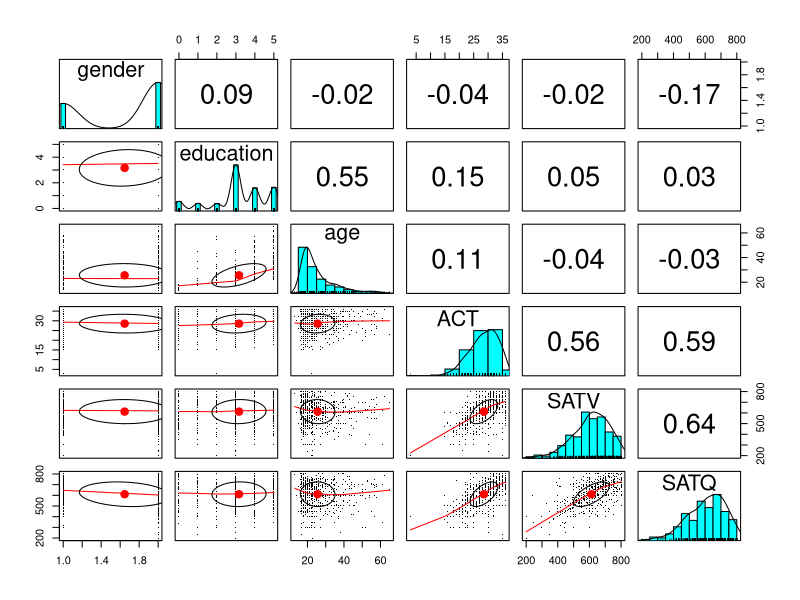

Generate this figure with R: (Note: this script raises an error after producing the figure.)
### R code from vignette source 'overview.Rnw'

###################################################
### code chunk number 1: overview.Rnw:325-328
###################################################
library(psych)
data(sat.act) 
describe(sat.act)  #basic descriptive statistics


###################################################
### code chunk number 2: overview.Rnw:335-337
###################################################
 #basic descriptive statistics by a grouping variable.
describeBy(sat.act,sat.act$gender,skew=FALSE,ranges=FALSE)


###################################################
### code chunk number 3: overview.Rnw:345-348
###################################################
sa.mat <- describeBy(sat.act,list(sat.act$gender,sat.act$education),
 skew=FALSE,ranges=FALSE,mat=TRUE)
headTail(sa.mat)


###################################################
### code chunk number 4: overview.Rnw:359-363
###################################################
x <- matrix(1:120,ncol=10,byrow=TRUE)
colnames(x) <- paste('V',1:10,sep='')
new.x <- scrub(x,3:5,min=c(30,40,50),max=70,isvalue=45,newvalue=NA)
new.x


###################################################
### code chunk number 5: pairspanels
###################################################
png( 'pairspanels.png' )
pairs.panels(sat.act,pch='.')
dev.off()


###################################################
### code chunk number 6: affect
###################################################
png('affect.png')
pairs.panels(affect[14:17],bg=c("red","black","white","blue")[affect$Film],pch=21,
     main="Affect varies by movies ")
dev.off()


###################################################
### code chunk number 7: overview.Rnw:430-432
###################################################
data(epi.bfi)
error.bars.by(epi.bfi[,6:10],epi.bfi$epilie<4)


###################################################
### code chunk number 8: overview.Rnw:445-447
###################################################
error.bars.by(sat.act[5:6],sat.act$gender,bars=TRUE,
        labels=c("Male","Female"),ylab="SAT score",xlab="")


###################################################
### code chunk number 9: overview.Rnw:463-472
###################################################
op <- par(mfrow=c(1,2))
  data(affect)
colors <- c("black","red","white","blue")
 films <- c("Sad","Horror","Neutral","Happy")
affect.stats <- errorCircles("EA2","TA2",data=affect,group="Film",labels=films,xlab="Energetic Arousal",ylab="Tense Arousal",ylim=c(10,22),xlim=c(8,20),pch=16,cex=2,col=colors,
  main =' Movies effect on arousal')
 errorCircles("PA2","NA2",data=affect.stats,labels=films,xlab="Positive Affect",ylab="Negative Affect",pch=16,cex=2,col=colors,
   main ="Movies effect on affect")
op <- par(mfrow=c(1,1))


###################################################
### code chunk number 10: overview.Rnw:486-488
###################################################
data(bfi)
with(bfi,{bi.bars(age,gender,ylab="Age",main="Age by males and females")})


###################################################
### code chunk number 11: overview.Rnw:502-503
###################################################
lowerCor(sat.act)


###################################################
### code chunk number 12: overview.Rnw:510-516
###################################################
female <- subset(sat.act,sat.act$gender==2)
 male <- subset(sat.act,sat.act$gender==1)
lower <- lowerCor(male[-1])
upper <- lowerCor(female[-1])
both <- lowerUpper(lower,upper)
round(both,2)


###################################################
### code chunk number 13: overview.Rnw:522-524
###################################################
diffs <-  lowerUpper(lower,upper,diff=TRUE)
round(diffs,2)


###################################################
### code chunk number 14: corplot.png
###################################################
png('corplot.png')
cor.plot(Thurstone,numbers=TRUE,main="9 cognitive variables from Thurstone")
dev.off()


###################################################
### code chunk number 15: circplot.png
###################################################
png('circplot.png')
circ <- sim.circ(24)
r.circ <- cor(circ)
cor.plot(r.circ,main='24 variables in a circumplex')
dev.off()


###################################################
### code chunk number 16: spider.png
###################################################
png('spider.png')
op<- par(mfrow=c(2,2))
spider(y=c(1,6,12,18),x=1:24,data=r.circ,fill=TRUE,main="Spider plot of 24 circumplex variables")
op <- par(mfrow=c(1,1))
dev.off()


###################################################
### code chunk number 17: overview.Rnw:591-592
###################################################
corr.test(sat.act)


###################################################
### code chunk number 18: overview.Rnw:603-604
###################################################
r.test(50,.3)


###################################################
### code chunk number 19: overview.Rnw:610-611
###################################################
r.test(30,.4,.6)


###################################################
### code chunk number 20: overview.Rnw:618-619
###################################################
r.test(103,.4,.5,.1)


###################################################
### code chunk number 21: overview.Rnw:625-626
###################################################
r.test(103,.5,.6,.7,.5,.5,.8)  #steiger Case B 


###################################################
### code chunk number 22: overview.Rnw:634-635
###################################################
cortest(sat.act)


###################################################
### code chunk number 23: overview.Rnw:646-647
###################################################
draw.tetra()


###################################################
### code chunk number 24: overview.Rnw:666-667
###################################################
set.cor(y = 5:9,x=1:4,data=Thurstone)


###################################################
### code chunk number 25: overview.Rnw:674-676
###################################################
sc <- set.cor(y = 5:9,x=3:4,data=Thurstone,z=1:2)
round(sc$residual,2)


###################################################
### code chunk number 26: overview.Rnw:740-742
###################################################
f3t <- fa(Thurstone,3,n.obs=213)
f3t 


###################################################
### code chunk number 27: overview.Rnw:762-765
###################################################
f3 <- fa(Thurstone,3,n.obs = 213,fm="pa")
f3o <- target.rot(f3)
f3o


###################################################
### code chunk number 28: overview.Rnw:786-788
###################################################
f3w <- fa(Thurstone,3,n.obs = 213,fm="wls")
print(f3w,cut=0,digits=3)


###################################################
### code chunk number 29: overview.Rnw:800-801
###################################################
plot(f3t)


###################################################
### code chunk number 30: overview.Rnw:813-814
###################################################
fa.diagram(f3t)


###################################################
### code chunk number 31: overview.Rnw:833-835
###################################################
p3p <-principal(Thurstone,3,n.obs = 213,rotate="Promax")
p3p


###################################################
### code chunk number 32: overview.Rnw:854-856
###################################################
om.h <- omega(Thurstone,n.obs=213,sl=FALSE)
op <- par(mfrow=c(1,1))


###################################################
### code chunk number 33: overview.Rnw:867-868
###################################################
om <- omega(Thurstone,n.obs=213)


###################################################
### code chunk number 34: overview.Rnw:901-903
###################################################
data(bfi)
ic <- iclust(bfi[1:25])


###################################################
### code chunk number 35: overview.Rnw:915-916
###################################################
summary(ic)  #show the results


###################################################
### code chunk number 36: overview.Rnw:929-931
###################################################
data(bfi)
r.poly <- polychoric(bfi[1:25]) #the ... indicate the progress of the function


###################################################
### code chunk number 37: overview.Rnw:944-946
###################################################
ic.poly <- iclust(r.poly$rho,title="ICLUST using polychoric correlations")
iclust.diagram(ic.poly) 


###################################################
### code chunk number 38: overview.Rnw:957-959
###################################################
ic.poly <- iclust(r.poly$rho,5,title="ICLUST using polychoric correlations for nclusters=5")
iclust.diagram(ic.poly) 


###################################################
### code chunk number 39: overview.Rnw:970-971
###################################################
ic.poly <- iclust(r.poly$rho,beta.size=3,title="ICLUST beta.size=3")


###################################################
### code chunk number 40: overview.Rnw:983-984
###################################################
print(ic,cut=.3)


###################################################
### code chunk number 41: overview.Rnw:1001-1003
###################################################
fa(bfi[1:10],2,n.iter=20)



###################################################
### code chunk number 42: overview.Rnw:1016-1018
###################################################
f4 <- fa(bfi[1:25],4,fm="pa")
factor.congruence(f4,ic)


###################################################
### code chunk number 43: overview.Rnw:1027-1028
###################################################
factor.congruence(list(f3t,f3o,om,p3p))


###################################################
### code chunk number 44: overview.Rnw:1072-1073
###################################################
vss <- vss(bfi[1:25],title="Very Simple Structure of a Big 5 inventory")


###################################################
### code chunk number 45: overview.Rnw:1081-1082
###################################################
vss


###################################################
### code chunk number 46: overview.Rnw:1092-1093
###################################################
fa.parallel(bfi[1:25],main="Parallel Analysis of a Big 5 inventory")


###################################################
### code chunk number 47: overview.Rnw:1111-1116
###################################################
v16 <- sim.item(16)
s <- c(1,3,5,7,9,11,13,15)
f2 <- fa(v16[,s],2)
fe <- fa.extension(cor(v16)[s,-s],f2)
fa.diagram(f2,fe=fe)


###################################################
### code chunk number 48: overview.Rnw:1169-1173
###################################################
set.seed(17)
r9 <- sim.hierarchical(n=500,raw=TRUE)$observed
round(cor(r9),2)
alpha(r9)


###################################################
### code chunk number 49: overview.Rnw:1180-1182
###################################################
keys <- c(1,-1,1,1,1,1,1)
alpha(attitude,keys)


###################################################
### code chunk number 50: overview.Rnw:1189-1191
###################################################
keys <- c(1,1,1,1,1,1,1)
alpha(attitude,keys)


###################################################
### code chunk number 51: overview.Rnw:1198-1200
###################################################
items <- sim.congeneric(N=500,short=FALSE,low=-2,high=2,categorical=TRUE) #500 responses to 4 discrete items
alpha(items$observed)  #item response analysis of congeneric measures


###################################################
### code chunk number 52: overview.Rnw:1253-1254
###################################################
om.9 <- omega(r9,title="9 simulated variables")


###################################################
### code chunk number 53: overview.Rnw:1265-1266
###################################################
om.9


###################################################
### code chunk number 54: overview.Rnw:1274-1275
###################################################
omegaSem(r9,n.obs=500)


###################################################
### code chunk number 55: overview.Rnw:1284-1285
###################################################
guttman(r9)


###################################################
### code chunk number 56: overview.Rnw:1307-1312
###################################################
 keys <- make.keys(nvars=28,list(Agree=c(-1,2:5),Conscientious=c(6:8,-9,-10),
 Extraversion=c(-11,-12,13:15),Neuroticism=c(16:20),
 Openness = c(21,-22,23,24,-25)),
 item.labels=colnames(bfi))
 keys


###################################################
### code chunk number 57: overview.Rnw:1319-1323
###################################################
 keys.1<- make.keys(10,list(Agree=c(-1,2:5),Conscientious=c(6:8,-9,-10)))
keys.2 <- make.keys(15,list(Extraversion=c(-1,-2,3:5),Neuroticism=c(6:10),
 Openness = c(11,-12,13,14,-15)))
 keys.25 <- superMatrix(list(keys.1,keys.2))


###################################################
### code chunk number 58: overview.Rnw:1333-1335
###################################################
 scores <- score.items(keys,bfi)
 scores


###################################################
### code chunk number 59: scores
###################################################
png('scores.png')
pairs.panels(scores$scores,pch='.',jiggle=TRUE)
dev.off()


###################################################
### code chunk number 60: overview.Rnw:1361-1364
###################################################
r.bfi <- cor(bfi,use="pairwise")
scales <- cluster.cor(keys,r.bfi)
summary(scales)


###################################################
### code chunk number 61: overview.Rnw:1374-1380
###################################################
data(iqitems)
iq.keys <- c(4,4,4, 6,6,3,4,4,  5,2,2,4,  3,2,6,7)
score.multiple.choice(iq.keys,iqitems)
#just convert the items to true or false 
iq.tf <- score.multiple.choice(iq.keys,iqitems,score=FALSE)
describe(iq.tf)  #compare to previous results


###################################################
### code chunk number 62: overview.Rnw:1398-1404
###################################################
data(iqitems)
iq.keys <- c(4,4,4, 6,6,3,4,4,  5,2,2,4,  3,2,6,7)
scores <- score.multiple.choice(iq.keys,iqitems,score=TRUE,short=FALSE)
#note that for speed we can just do this on simple item counts rather than IRT based scores.
op <- par(mfrow=c(2,2))  #set this to see the output for multiple items
irt.responses(scores$scores,iqitems[1:4],breaks=11)


###################################################
### code chunk number 63: overview.Rnw:1430-1434
###################################################
set.seed(17)
d9 <- sim.irt(9,1000,-2.5,2.5,mod="normal") #dichotomous items
test <- irt.fa(d9$items)
test 


###################################################
### code chunk number 64: overview.Rnw:1441-1446
###################################################
op <- par(mfrow=c(3,1))
plot(test,type="ICC")
plot(test,type="IIC")
plot(test,type="test")
op <- par(mfrow=c(1,1))


###################################################
### code chunk number 65: overview.Rnw:1457-1460
###################################################
data(bfi)
e.irt <- irt.fa(bfi[11:15])
e.irt 


###################################################
### code chunk number 66: overview.Rnw:1467-1468
###################################################
e.info  <- plot(e.irt,type="IIC")


###################################################
### code chunk number 67: overview.Rnw:1479-1480
###################################################
print(e.info,sort=TRUE)


###################################################
### code chunk number 68: overview.Rnw:1494-1495
###################################################
iq.irt <- irt.fa(iq.tf)


###################################################
### code chunk number 69: overview.Rnw:1505-1506
###################################################
iq.irt 


###################################################
### code chunk number 70: overview.Rnw:1512-1513
###################################################
om <- omega(iq.irt$rho,4)


###################################################
### code chunk number 71: overview.Rnw:1527-1541
###################################################
v9 <- sim.irt(9,1000,-2.,2.,mod="normal") #dichotomous items
items <- v9$items
test <- irt.fa(items)
total <- rowSums(items)
ord <- order(total)
items <- items[ord,]
#now delete some of the data - note that they are ordered by score
items[1:333,5:9] <- NA
items[334:666,3:7] <- NA
items[667:1000,1:4] <- NA
scores <- score.irt(test,items)
unitweighted <- score.irt(items=items,keys=rep(1,9))
scores.df <- data.frame(true=v9$theta[ord],scores,unitweighted)
colnames(scores.df) <- c("True theta","irt theta","total","fit","rasch","total","fit")


###################################################
### code chunk number 72: overview.Rnw:1550-1552
###################################################
 pairs.panels(scores.df,pch='.',gap=0)
 title('Comparing true theta for IRT, Rasch and  classically based scoring',line=3)


###################################################
### code chunk number 73: overview.Rnw:1601-1605
###################################################

C <- cov(sat.act,use="pairwise")
model1 <- lm(ACT~ gender + education + age, data=sat.act)
summary(model1)


###################################################
### code chunk number 74: overview.Rnw:1608-1610
###################################################
#compare with mat.regress
set.cor(c(4:6),c(1:3),C, n.obs=700)


###################################################
### code chunk number 75: overview.Rnw:1693-1717
###################################################
xlim=c(0,10)
ylim=c(0,10)
plot(NA,xlim=xlim,ylim=ylim,main="Demontration of dia functions",axes=FALSE,xlab="",ylab="")
ul <- dia.rect(1,9,labels="upper left",xlim=xlim,ylim=ylim)
ll <- dia.rect(1,3,labels="lower left",xlim=xlim,ylim=ylim)
lr <- dia.ellipse(9,3,"lower right",xlim=xlim,ylim=ylim)
ur <- dia.ellipse(9,9,"upper right",xlim=xlim,ylim=ylim)
ml <- dia.ellipse(3,6,"middle left",xlim=xlim,ylim=ylim)
mr <- dia.ellipse(7,6,"middle right",xlim=xlim,ylim=ylim)
bl <- dia.ellipse(1,1,"bottom left",xlim=xlim,ylim=ylim)
br <- dia.rect(9,1,"bottom right",xlim=xlim,ylim=ylim)
dia.arrow(from=lr,to=ul,labels="right to left")
dia.arrow(from=ul,to=ur,labels="left to right")
dia.curved.arrow(from=lr,to=ll$right,labels ="right to left")
dia.curved.arrow(to=ur,from=ul$right,labels ="left to right")
dia.curve(ll$top,ul$bottom,"double")  #for rectangles, specify where to point 
dia.curved.arrow(mr,ur,"up")  #but for ellipses, just point to it.
dia.curve(ml,mr,"across")
dia.arrow(ur,lr,"top down")
dia.curved.arrow(br$top,lr$bottom,"up")
dia.curved.arrow(bl,br,"left to right")
dia.arrow(bl,ll$bottom)
dia.curved.arrow(ml,ll$right)
dia.curved.arrow(mr,lr$top)


###################################################
### code chunk number 76: overview.Rnw:1792-1793
###################################################
sessionInfo()


